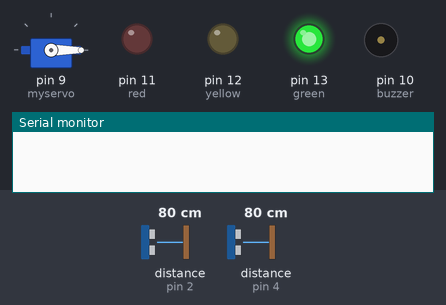
This sketch was run on a simulated Arduino Uno, built with avr-gcc and run on an emulated ATmega328P. Parts: servo, output pins drawn as LEDs (lit = HIGH), buzzer (waves = sounding), the last lines printed to the serial monitor. Wiring (inferred from the names in the program): 2 × ultrasonic range finder: trigger pin 3, echo pin 2 / trigger pin 5, echo pin 4. The inputs (shaded band) are chosen by the test bench; at power-on: distance to the obstacle (sensors on pin 2, pin 4) 80 cm. The echo pulse lasts 58.3 µs per cm; pins used as bus, display or sensor lines are not drawn.

Above: at 1.2 s.
1.3 s: distance to the obstacle (sensor on pin 2) set to 24 cm
2.8 s: distance to the obstacle (sensor on pin 2) set to 18 cm
At 3.2 s:
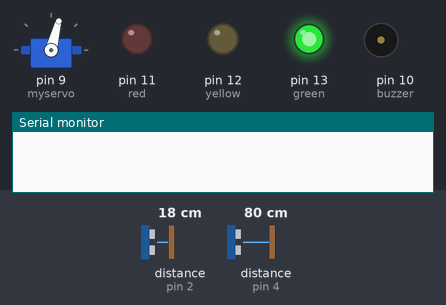
At 3.74 s:
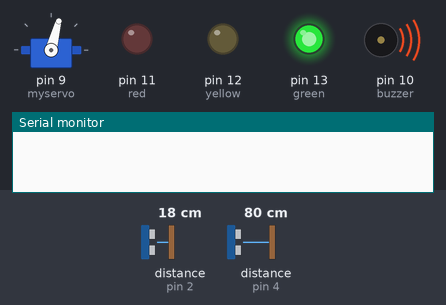
5.8 s: distance to the obstacle (sensor on pin 4) set to 14 cm
8.8 s: distance to the obstacle (sensor on pin 4) set to 11 cm
At 11.7 s:
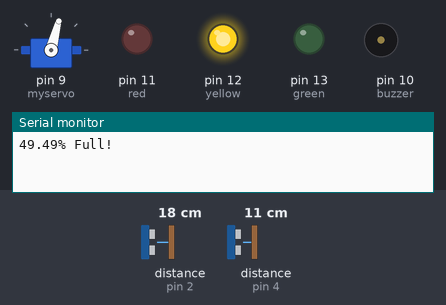
11.8 s: distance to the obstacle (sensor on pin 4) set to 6 cm
14.8 s: distance to the obstacle (sensor on pin 4) set to 3 cm
At 18.6 s:
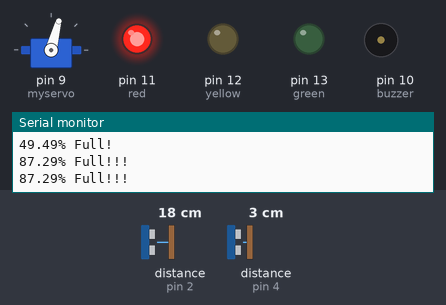
Timing chart, 0 to 18.8 s (numbered marks = the images above; inputs shaded):
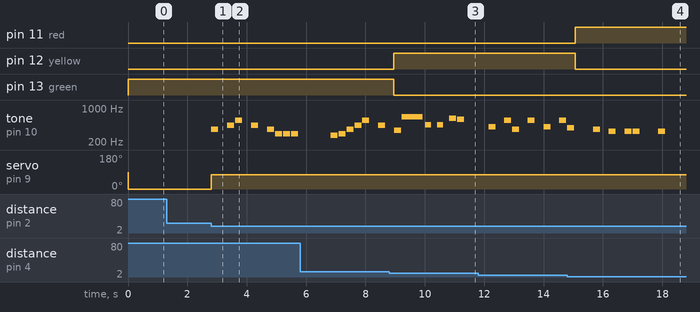

The sketch:

Smart_dustbin.ino
```cpp
#include <Servo.h>
Servo myservo;
#define ep1 2
#define tp1 3
#define ep2 4
#define tp2 5
// #define buzzer 10
int duration1;
int distance1;
int j;
float duration2;
float distance2;
float percent_full = 0.0;
//const unsigned long interval = 5000;
//const unsigned long interval2 = 10000;
unsigned long previousTime = 0;
//unsigned long previousTime2 = 0;
unsigned long currentTime = 0;
int pos =0;

#define NOTE_B0  31
#define NOTE_C1  33
#define NOTE_CS1 35
#define NOTE_D1  37
#define NOTE_DS1 39
#define NOTE_E1  41
#define NOTE_F1  44
#define NOTE_FS1 46
#define NOTE_G1  49
#define NOTE_GS1 52
#define NOTE_A1  55
#define NOTE_AS1 58
#define NOTE_B1  62
#define NOTE_C2  65
#define NOTE_CS2 69
#define NOTE_D2  73
#define NOTE_DS2 78
#define NOTE_E2  82
#define NOTE_F2  87
#define NOTE_FS2 93
#define NOTE_G2  98
#define NOTE_GS2 104
#define NOTE_A2  110
#define NOTE_AS2 117
#define NOTE_B2  123
#define NOTE_C3  131
#define NOTE_CS3 139
#define NOTE_D3  147
#define NOTE_DS3 156
#define NOTE_E3  165
#define NOTE_F3  175
#define NOTE_FS3 185
#define NOTE_G3  196
#define NOTE_GS3 208
#define NOTE_A3  220
#define NOTE_AS3 233
#define NOTE_B3  247
#define NOTE_C4  262
#define NOTE_CS4 277
#define NOTE_D4  294
#define NOTE_DS4 311
#define NOTE_E4  330
#define NOTE_F4  349
#define NOTE_FS4 370
#define NOTE_G4  392
#define NOTE_GS4 415
#define NOTE_A4  440
#define NOTE_AS4 466
#define NOTE_B4  494
#define NOTE_C5  523
#define NOTE_CS5 554
#define NOTE_D5  587
#define NOTE_DS5 622
#define NOTE_E5  659
#define NOTE_F5  698
#define NOTE_FS5 740
#define NOTE_G5  784
#define NOTE_GS5 831
#define NOTE_A5  880
#define NOTE_AS5 932
#define NOTE_B5  988
#define NOTE_C6  1047
#define NOTE_CS6 1109
#define NOTE_D6  1175
#define NOTE_DS6 1245
#define NOTE_E6  1319
#define NOTE_F6  1397
#define NOTE_FS6 1480
#define NOTE_G6  1568
#define NOTE_GS6 1661
#define NOTE_A6  1760
#define NOTE_AS6 1865
#define NOTE_B6  1976
#define NOTE_C7  2093
#define NOTE_CS7 2217
#define NOTE_D7  2349
#define NOTE_DS7 2489
#define NOTE_E7  2637
#define NOTE_F7  2794
#define NOTE_FS7 2960
#define NOTE_G7  3136
#define NOTE_GS7 3322
#define NOTE_A7  3520
#define NOTE_AS7 3729
#define NOTE_B7  3951
#define NOTE_C8  4186
#define NOTE_CS8 4435
#define NOTE_D8  4699
#define NOTE_DS8 4978
#define REST      0


// change this to make the song slower or faster
int tempo = 114;

// change this to whichever pin you want to use
int buzzer = 10;

// notes of the moledy followed by the duration.
// a 4 means a quarter note, 8 an eighteenth , 16 sixteenth, so on
// !!negative numbers are used to represent dotted notes,
// so -4 means a dotted quarter note, that is, a quarter plus an eighteenth!!
int melody[] = {

  // Mii Channel theme
  // Score available at https://musescore.com/user/16403456/scores/4984153
  // Uploaded by Catalina Andrade

  NOTE_FS4,8, REST,8, NOTE_A4,8, NOTE_CS5,8, REST,8,NOTE_A4,8, REST,8, NOTE_FS4,8, //1
  NOTE_D4,8, NOTE_D4,8, NOTE_D4,8, REST,8, REST,4, REST,8, NOTE_CS4,8,
  NOTE_D4,8, NOTE_FS4,8, NOTE_A4,8, NOTE_CS5,8, REST,8, NOTE_A4,8, REST,8, NOTE_F4,8,
  NOTE_E5,-4, NOTE_DS5,8, NOTE_D5,8, REST,8, REST,4,

  NOTE_GS4,8, REST,8, NOTE_CS5,8, NOTE_FS4,8, REST,8,NOTE_CS5,8, REST,8, NOTE_GS4,8, //5
  REST,8, NOTE_CS5,8, NOTE_G4,8, NOTE_FS4,8, REST,8, NOTE_E4,8, REST,8,
  NOTE_E4,8, NOTE_E4,8, NOTE_E4,8, REST,8, REST,4, NOTE_E4,8, NOTE_E4,8,
  NOTE_E4,8, REST,8, REST,4, NOTE_DS4,8, NOTE_D4,8,

  NOTE_CS4,8, REST,8, NOTE_A4,8, NOTE_CS5,8, REST,8,NOTE_A4,8, REST,8, NOTE_FS4,8, //9
  NOTE_D4,8, NOTE_D4,8, NOTE_D4,8, REST,8, NOTE_E5,8, NOTE_E5,8, NOTE_E5,8, REST,8,
  REST,8, NOTE_FS4,8, NOTE_A4,8, NOTE_CS5,8, REST,8, NOTE_A4,8, REST,8, NOTE_F4,8,
  NOTE_E5,2, NOTE_D5,8, REST,8, REST,4,

  NOTE_B4,8, NOTE_G4,8, NOTE_D4,8, NOTE_CS4,4, NOTE_B4,8, NOTE_G4,8, NOTE_CS4,8, //13
  NOTE_A4,8, NOTE_FS4,8, NOTE_C4,8, NOTE_B3,4, NOTE_F4,8, NOTE_D4,8, NOTE_B3,8,
  NOTE_E4,8, NOTE_E4,8, NOTE_E4,8, REST,4, REST,4, NOTE_AS4,4,
  NOTE_CS5,8, NOTE_D5,8, NOTE_FS5,8, NOTE_A5,8, REST,8, REST,4,

  REST,2, NOTE_A3,4, NOTE_AS3,4, //17
  NOTE_A3,-4, NOTE_A3,8, NOTE_A3,2,
  REST,4, NOTE_A3,8, NOTE_AS3,8, NOTE_A3,8, NOTE_F4,4, NOTE_C4,8,
  NOTE_A3,-4, NOTE_A3,8, NOTE_A3,2,

  REST,2, NOTE_B3,4, NOTE_C4,4, //21
  NOTE_CS4,-4, NOTE_C4,8, NOTE_CS4,2,
  REST,4, NOTE_CS4,8, NOTE_C4,8, NOTE_CS4,8, NOTE_GS4,4, NOTE_DS4,8,
  NOTE_CS4,-4, NOTE_DS4,8, NOTE_B3,1,

  NOTE_E4,4, NOTE_E4,4, NOTE_E4,4, REST,8,//25

  //repeats 1-25

  NOTE_FS4,8, REST,8, NOTE_A4,8, NOTE_CS5,8, REST,8,NOTE_A4,8, REST,8, NOTE_FS4,8, //1
  NOTE_D4,8, NOTE_D4,8, NOTE_D4,8, REST,8, REST,4, REST,8, NOTE_CS4,8,
  NOTE_D4,8, NOTE_FS4,8, NOTE_A4,8, NOTE_CS5,8, REST,8, NOTE_A4,8, REST,8, NOTE_F4,8,
  NOTE_E5,-4, NOTE_DS5,8, NOTE_D5,8, REST,8, REST,4,

  NOTE_GS4,8, REST,8, NOTE_CS5,8, NOTE_FS4,8, REST,8,NOTE_CS5,8, REST,8, NOTE_GS4,8, //5
  REST,8, NOTE_CS5,8, NOTE_G4,8, NOTE_FS4,8, REST,8, NOTE_E4,8, REST,8,
  NOTE_E4,8, NOTE_E4,8, NOTE_E4,8, REST,8, REST,4, NOTE_E4,8, NOTE_E4,8,
  NOTE_E4,8, REST,8, REST,4, NOTE_DS4,8, NOTE_D4,8,

  NOTE_CS4,8, REST,8, NOTE_A4,8, NOTE_CS5,8, REST,8,NOTE_A4,8, REST,8, NOTE_FS4,8, //9
  NOTE_D4,8, NOTE_D4,8, NOTE_D4,8, REST,8, NOTE_E5,8, NOTE_E5,8, NOTE_E5,8, REST,8,
  REST,8, NOTE_FS4,8, NOTE_A4,8, NOTE_CS5,8, REST,8, NOTE_A4,8, REST,8, NOTE_F4,8,
  NOTE_E5,2, NOTE_D5,8, REST,8, REST,4,

  NOTE_B4,8, NOTE_G4,8, NOTE_D4,8, NOTE_CS4,4, NOTE_B4,8, NOTE_G4,8, NOTE_CS4,8, //13
  NOTE_A4,8, NOTE_FS4,8, NOTE_C4,8, NOTE_B3,4, NOTE_F4,8, NOTE_D4,8, NOTE_B3,8,
  NOTE_E4,8, NOTE_E4,8, NOTE_E4,8, REST,4, REST,4, NOTE_AS4,4,
  NOTE_CS5,8, NOTE_D5,8, NOTE_FS5,8, NOTE_A5,8, REST,8, REST,4,

  REST,2, NOTE_A3,4, NOTE_AS3,4, //17
  NOTE_A3,-4, NOTE_A3,8, NOTE_A3,2,
  REST,4, NOTE_A3,8, NOTE_AS3,8, NOTE_A3,8, NOTE_F4,4, NOTE_C4,8,
  NOTE_A3,-4, NOTE_A3,8, NOTE_A3,2,

  REST,2, NOTE_B3,4, NOTE_C4,4, //21
  NOTE_CS4,-4, NOTE_C4,8, NOTE_CS4,2,
  REST,4, NOTE_CS4,8, NOTE_C4,8, NOTE_CS4,8, NOTE_GS4,4, NOTE_DS4,8,
  NOTE_CS4,-4, NOTE_DS4,8, NOTE_B3,1,

  NOTE_E4,4, NOTE_E4,4, NOTE_E4,4, REST,8,//25

  //finishes with 26
  //NOTE_FS4,8, REST,8, NOTE_A4,8, NOTE_CS5,8, REST,8, NOTE_A4,8, REST,8, NOTE_FS4,8

};

// sizeof gives the number of bytes, each int value is composed of two bytes (16 bits)
// there are two values per note (pitch and duration), so for each note there are four bytes
int notes = sizeof(melody) / sizeof(melody[0]) / 2;

// this calculates the duration of a whole note in ms
int wholenote = (60000 * 4) / tempo;

int divider = 0, noteDuration = 0;
bool start_song = false;
int thisNote = 0;
bool dustbin_opened = false;

void song1(){
  // for (; thisNote < notes * 2; thisNote = thisNote + 2) {
    if (!start_song) return;
    // calculates the duration of each note
    divider = melody[thisNote + 1];
    if (divider > 0) {
      // regular note, just proceed
      noteDuration = (wholenote) / divider;
    } else if (divider < 0) {
      // dotted notes are represented with negative durations!!
      noteDuration = (wholenote) / abs(divider);
      noteDuration *= 1.5; // increases the duration in half for dotted notes
    }

    // we only play the note for 90% of the duration, leaving 10% as a pause
    tone(buzzer, melody[thisNote], noteDuration*0.9);

    // Wait for the specief duration before playing the next note.
    delay(noteDuration);

    // stop the waveform generation before the next note.
    noTone(buzzer);
  // }
  thisNote = thisNote + 2;
  if(thisNote >= notes * 2) int thisNote = 0;
}

void song2(){
  for (int thisNote2 = 50; thisNote2 < 80; thisNote2 = thisNote2 + 2) {
    divider = melody[thisNote2 + 1];
    if (divider > 0) {
      // regular note, just proceed
      noteDuration = (wholenote) / divider;
    } else if (divider < 0) {
      // dotted notes are represented with negative durations!!
      noteDuration = (wholenote) / abs(divider);
      noteDuration *= 1.5; // increases the duration in half for dotted notes
    }

    // we only play the note for 90% of the duration, leaving 10% as a pause
    tone(buzzer, melody[thisNote2], noteDuration*0.9);

    // Wait for the specief duration before playing the next note.
    delay(noteDuration);

    // stop the waveform generation before the next note.
    noTone(buzzer);
  }
}

void setup() {
  pinMode(tp1, OUTPUT);
  pinMode(ep1, INPUT);

  pinMode(tp2, OUTPUT);
  pinMode(ep2, INPUT);

  pinMode(11, OUTPUT);  // red
  pinMode(12, OUTPUT);  // yellow
  pinMode(13, OUTPUT);  // green

  myservo.attach(9);
  Serial.begin(9600);
}

void loop() {
  digitalWrite(tp1, LOW);
  delayMicroseconds(5);
  digitalWrite(tp1, HIGH);
  delayMicroseconds(10);
  digitalWrite(tp1, LOW);
  duration1 = pulseIn(ep1, HIGH);
  distance1 = duration1 * 0.017;
  if (distance1 <= 20) {
      myservo.write(75);
      start_song = true;
      dustbin_opened = true;
  }

  else {
      myservo.write(0);
      start_song = false;
      if(dustbin_opened){
        dustbin_opened = false;
        song2();
      }
  }
  song1();


  digitalWrite(tp2, LOW);
  delayMicroseconds(5);
  digitalWrite(tp2, HIGH);
  delayMicroseconds(10);
  digitalWrite(tp2, LOW);
  duration2 = pulseIn(ep2, HIGH);
  distance2 = duration2 * 0.017;

  //Serial.println(distance2);

  if (distance2 <= 4.2) {
    digitalWrite(11, HIGH);
    digitalWrite(12, LOW);
    digitalWrite(13, LOW);

    currentTime = millis();

    if (currentTime-previousTime >= 2000) {

      for (j = 1; j <= 100; j = j+1) {
        digitalWrite(buzzer, HIGH);
        delay(1);
        digitalWrite(buzzer, LOW);
        delay(1);
      }
      for (j = 1; j <= 100; j = j+1) {
        digitalWrite(buzzer, HIGH);
        delay(2);
        digitalWrite(buzzer, LOW);
        delay(2);
      }

      percent_full = (((21.0-distance2)/21.0)*100.0);

      Serial.print(percent_full, 2);
      Serial.println("% Full!!!");

      previousTime = currentTime;
    }
  }
  else if (distance2 <= 12.4) {
    digitalWrite(11, LOW);
    digitalWrite(12, HIGH);
    digitalWrite(13, LOW);

    currentTime = millis();

    if (currentTime-previousTime >= 10000) {

      int i = 0;
      while (i < 2) {
        tone(buzzer, 450);
        delay(200);
        noTone(buzzer);
        delay(200);
        i++;
      }

      percent_full = (((21.0-distance2)/21.0)*100.0);

      Serial.print(percent_full, 2);
      Serial.println("% Full!");

      previousTime = currentTime;
    }

  }
  else {
    digitalWrite(11, LOW);
    digitalWrite(12, LOW);
    digitalWrite(13, HIGH);
  }
  // delay(1000);
}
```

Measured:
- the behaviour switches between 22 and 21 cm on distance to the obstacle (sensor on pin 2) (found by bisection; images 0 and 1)
- the behaviour switches between 13 and 12 cm on distance to the obstacle (sensor on pin 4) (found by bisection; images 2 and 3)
- the behaviour switches between 5 and 4 cm on distance to the obstacle (sensor on pin 4) (found by bisection; images 3 and 4)
- after the input at 1.3 s, every drawn part: stays the same
- after the input at 2.8 s, tone on pin 10 (buzzer): plays 370 Hz for 0.24 s, 440 Hz for 0.24 s, 554 Hz for 0.24 s, 440 Hz for 0.24 s, 370 Hz for 0.24 s, 294 Hz for 0.24 s … (8 notes in this stretch), starting at once; servo on pin 9 (myservo): 0° → 75° at once
- after the input at 8.8 s, pin 12 (yellow): LOW → HIGH after 0.16 s; pin 13 (green): HIGH → LOW after 0.16 s
- after the input at 14.8 s, pin 11 (red): LOW → HIGH after 0.27 s; pin 12 (yellow): HIGH → LOW after 0.27 s
